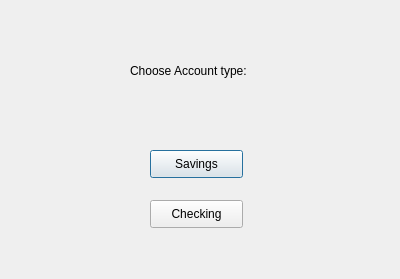
<?xml version="1.0" encoding="UTF-8"?>
<ui version="4.0">
 <class>Deposit</class>
 <widget class="QDialog" name="Deposit">
  <property name="geometry">
   <rect>
    <x>0</x>
    <y>0</y>
    <width>400</width>
    <height>279</height>
   </rect>
  </property>
  <property name="minimumSize">
   <size>
    <width>400</width>
    <height>279</height>
   </size>
  </property>
  <property name="maximumSize">
   <size>
    <width>400</width>
    <height>279</height>
   </size>
  </property>
  <property name="windowTitle">
   <string>Deposit</string>
  </property>
  <widget class="QLabel" name="label">
   <property name="geometry">
    <rect>
     <x>130</x>
     <y>60</y>
     <width>151</width>
     <height>21</height>
    </rect>
   </property>
   <property name="text">
    <string>Choose Account type:</string>
   </property>
  </widget>
  <widget class="QPushButton" name="savings">
   <property name="geometry">
    <rect>
     <x>150</x>
     <y>150</y>
     <width>93</width>
     <height>28</height>
    </rect>
   </property>
   <property name="text">
    <string>Savings</string>
   </property>
  </widget>
  <widget class="QPushButton" name="checking">
   <property name="geometry">
    <rect>
     <x>150</x>
     <y>200</y>
     <width>93</width>
     <height>28</height>
    </rect>
   </property>
   <property name="text">
    <string>Checking</string>
   </property>
  </widget>
 </widget>
 <resources/>
 <connections/>
</ui>
